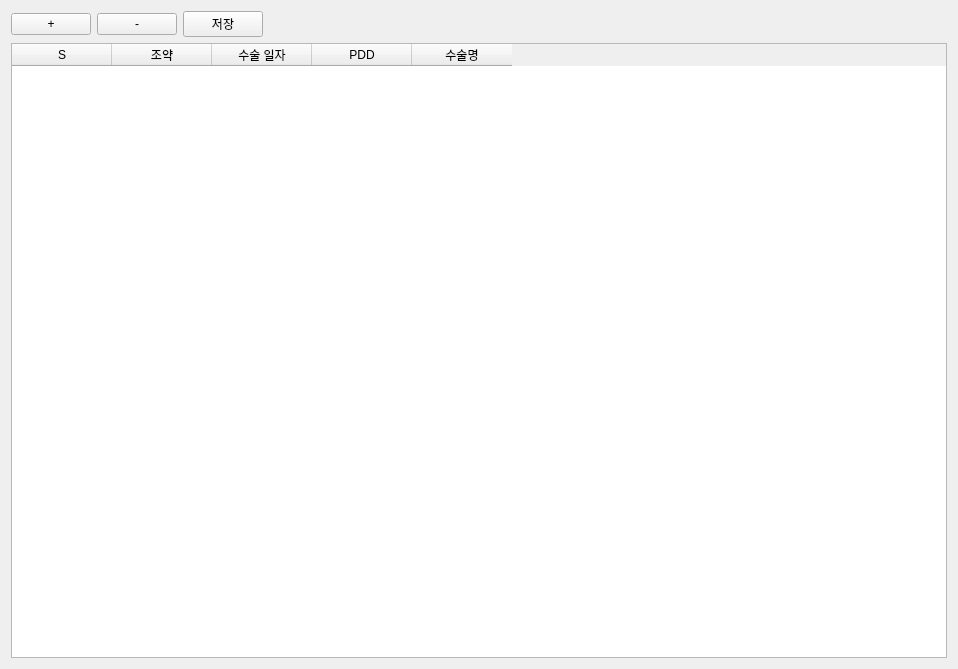
<?xml version="1.0" encoding="UTF-8"?>
<ui version="4.0">
 <class>Form</class>
 <widget class="QWidget" name="Form">
  <property name="geometry">
   <rect>
    <x>0</x>
    <y>0</y>
    <width>958</width>
    <height>669</height>
   </rect>
  </property>
  <property name="windowTitle">
   <string>Form</string>
  </property>
  <layout class="QGridLayout" name="gridLayout">
   <item row="0" column="0">
    <layout class="QHBoxLayout" name="horizontalLayout_2">
     <item>
      <layout class="QHBoxLayout" name="horizontalLayout">
       <item>
        <widget class="QPushButton" name="plus">
         <property name="maximumSize">
          <size>
           <width>600</width>
           <height>16777215</height>
          </size>
         </property>
         <property name="text">
          <string>+</string>
         </property>
        </widget>
       </item>
       <item>
        <widget class="QPushButton" name="minus">
         <property name="text">
          <string>-</string>
         </property>
        </widget>
       </item>
      </layout>
     </item>
     <item>
      <widget class="QPushButton" name="save">
       <property name="text">
        <string>저장</string>
       </property>
      </widget>
     </item>
     <item>
      <widget class="QLabel" name="label">
       <property name="text">
        <string/>
       </property>
      </widget>
     </item>
     <item>
      <widget class="QLabel" name="label_3">
       <property name="text">
        <string/>
       </property>
      </widget>
     </item>
     <item>
      <widget class="QLabel" name="label_2">
       <property name="text">
        <string/>
       </property>
      </widget>
     </item>
     <item>
      <widget class="QLabel" name="label_4">
       <property name="text">
        <string/>
       </property>
      </widget>
     </item>
     <item>
      <widget class="QLabel" name="label_5">
       <property name="text">
        <string/>
       </property>
      </widget>
     </item>
     <item>
      <widget class="QLabel" name="label_6">
       <property name="text">
        <string/>
       </property>
      </widget>
     </item>
     <item>
      <widget class="QLabel" name="label_7">
       <property name="text">
        <string/>
       </property>
      </widget>
     </item>
     <item>
      <widget class="QLabel" name="label_8">
       <property name="text">
        <string/>
       </property>
      </widget>
     </item>
     <item>
      <widget class="QLabel" name="label_9">
       <property name="text">
        <string/>
       </property>
      </widget>
     </item>
    </layout>
   </item>
   <item row="1" column="0">
    <widget class="QTableWidget" name="resulttable">
     <column>
      <property name="text">
       <string>S</string>
      </property>
     </column>
     <column>
      <property name="text">
       <string>조약</string>
      </property>
     </column>
     <column>
      <property name="text">
       <string>수술 일자</string>
      </property>
     </column>
     <column>
      <property name="text">
       <string>PDD</string>
      </property>
     </column>
     <column>
      <property name="text">
       <string>수술명</string>
      </property>
     </column>
    </widget>
   </item>
  </layout>
 </widget>
 <resources/>
 <connections/>
</ui>
